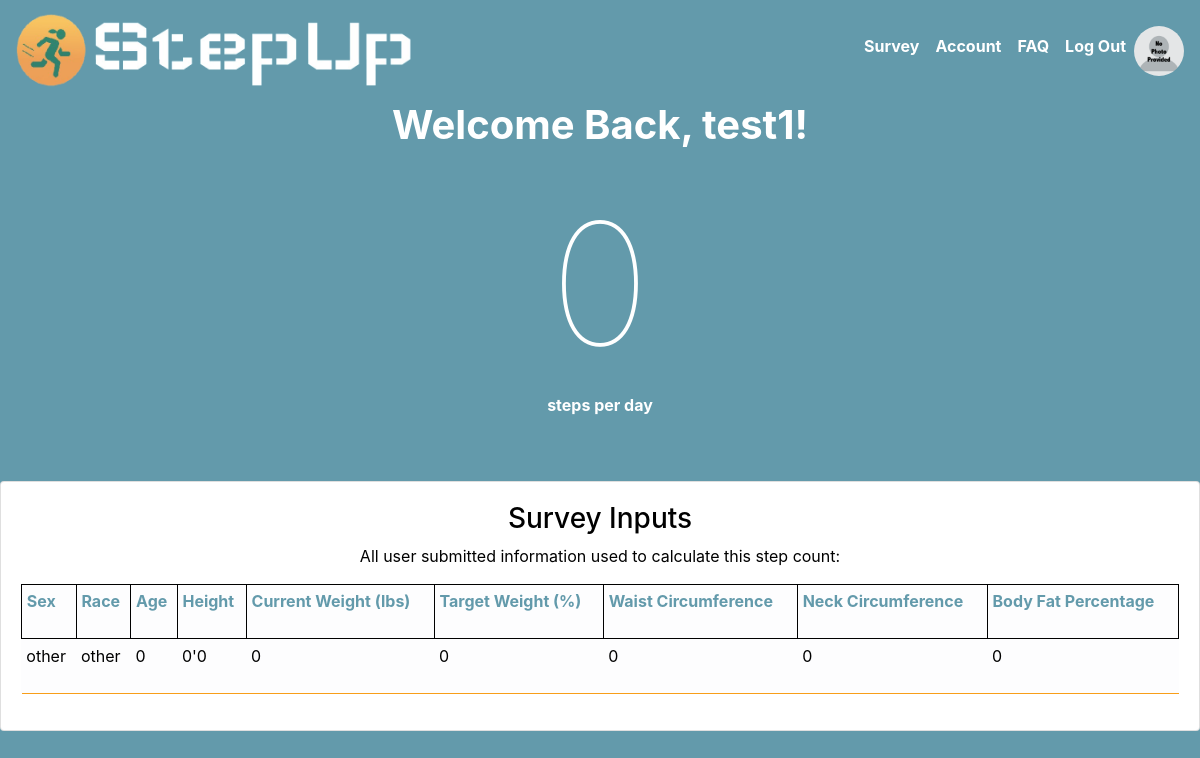
The app's page / (signed in) with its own data.
### tables this page shows
CREATE TABLE user
(
    username       TEXT UNIQUE NOT NULL,
    password       TEXT NOT NULL,
    email          TEXT NOT NULL,
    picture        BLOB,
    sex            TEXT NOT NULL,
    race           TEXT NOT NULL,
    age            INTEGER NOT NULL,
    feet           INTEGER NOT NULL,
    inches         INTEGER NOT NULL,
    userid         INTEGER PRIMARY KEY UNIQUE,
    current_weight INTEGER NOT NULL,
    target_weight  INTEGER NOT NULL,
    weight_circum  INTEGER NOT NULL,
    neck_circum    INTEGER NOT NULL,
    body_fat_per   INTEGER NOT NULL,
    steps          INTEGER NOT NULL,
    role           INTEGER NOT NULL,
    survey_update  TEXT NOT NULL,
    account_create TEXT NOT NULL
);

### step_up/__init__.py (the view)
    @app.route('/')
    def mainpage():
        if g.user:
            user = formula.get_user(g.user['userid'])
            steps = formula.get_steps(g.user['userid'])
            return flask.render_template('index.html', steps=steps, user=user)
        return flask.render_template('index.html')

### step_up/auth.py (called while the page is built)
@bp.before_app_request
def load_logged_in_user():
    userid = session.get('userid')
    if userid is None:
        g.user = None
    else:
        g.user = get_database().execute(
            "SELECT * FROM user WHERE userid = ?", (userid,)
        ).fetchone()

### step_up/database.py (called while the page is built)
def get_database():
    if 'database' not in g:
        g.database = sqlite3.connect(
            current_app.config['DATABASE'],
            detect_types=sqlite3.PARSE_DECLTYPES
        )
        g.database.row_factory = sqlite3.Row
    return g.database

def close_database(e=None):
    database = g.pop('database', None)
    if database is not None:
        database.close()

### step_up/formula.py (called while the page is built)
def get_steps(userid):
    database = get_database()
    step = database.execute(
        "Select steps FROM user where userid = ?", (userid,)
    ).fetchone()
    steps = int(step['steps'])
    return steps

def get_user(userid):
    database = get_database()
    user = database.execute(
        "Select * FROM user where userid = ?", (userid,)
    ).fetchone()
    return user

### step_up/templates/index.html (shortened to what this page needs)
{% extends 'base.html' %}
{% block content %}
    {% if g.user %}
        <div>
            <h1 style="text-align: center; font-weight: bolder; color: white">Welcome Back, {{ g.user['username'] }}!</h1><br>
            <h1 id="out" style="text-align: center; font-size: 170px; font-weight: lighter; color: white"></h1>
            <p style="text-align: center; font-weight: bolder; color: white">steps per day</p>
        </div>
        <br><br>
        <div class="card">
            <div class="card-body">
                <h3 style="color: black; text-align: center;">Survey Inputs</h3>
                <p style="color: black; text-align: center;">All user submitted information used to calculate this step count:
                <table class="table table-light table-sm" style="height:110px; width:100%; border-bottom: 1px solid #F89E19">
                    <tr class="table-header">
                        <th style="border:1px solid black">Sex</th>
                        <th style="border:1px solid black">Race</th>
                        <th style="border:1px solid black">Age</th>
                        <th style="border:1px solid black">Height</th>
                        <th style="border:1px solid black">Current Weight (lbs)</th>
                        <th style="border:1px solid black">Target Weight (%)</th>
                        <th style="border:1px solid black">Waist Circumference</th>
                        <th style="border:1px solid black">Neck Circumference</th>
                        <th style="border:1px solid black">Body Fat Percentage</th>
                    </tr>
                    {% if user %}
                        <tr>
                            <td style="color:black">{{ user['sex'] }}</td>
                            <td style="color:black">{{ user['race'] }}</td>
                            <td style="color:black">{{ user['age'] }}</td>
                            <td style="color:black">{{ user['feet'] }}'{{ user['inches'] }}</td>
                            <td style="color:black">{{ user['current_weight'] }}</td>
                            <td style="color:black">{{ user['target_weight'] }}</td>
                            <td style="color:black">{{ user['weight_circum'] }}</td>
                            <td style="color:black">{{ user['neck_circum'] }}</td>
                            <td style="color:black">{{ user['body_fat_per'] }}</td>
                        </tr>
                    {% else %}
                        <tr>
                            <td style="color:black">No data found!</td>
                        </tr>
                    {% endif %}
                </table>
            </div>
        </div>
    {% else %}
        <div class = "Welcome-text">
            <a href = {{ url_for('mainpage') }} > <img src="{{ url_for('static', filename='StepUp.png') }}" style = "width: 750px; height: 500px;"  alt="StepUp logo"></a>
            <p style="text-align: center; font-weight: bolder; color: white">Lose weight through steps</p>
        </div>
    {% endif %}
{%  endblock %}

### step_up/static/style.css (style rules this page uses)
.table-header { color: #639AAB; }
.table { background-color: white; }

### step_up/templates/base.html (style rules this page uses)
* { margin: 0; padding: 0; }

### records on screen
user: user.username "test1", sex "other", race "other", age "0", feet "0", inches "0", current_weight "0", target_weight "0", weight_circum "0", neck_circum "0", body_fat_per "0"
